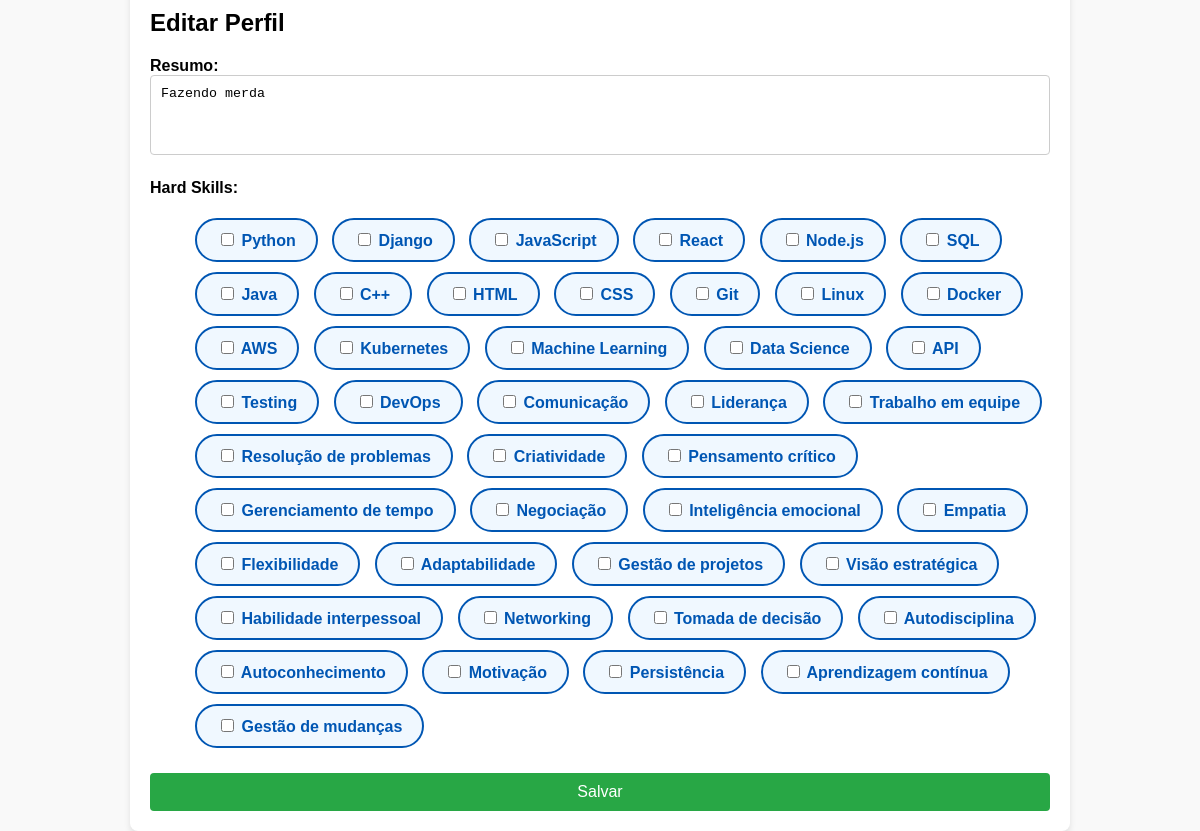
The page /profile/profile/edit/ (signed in) on the database as committed earlier.
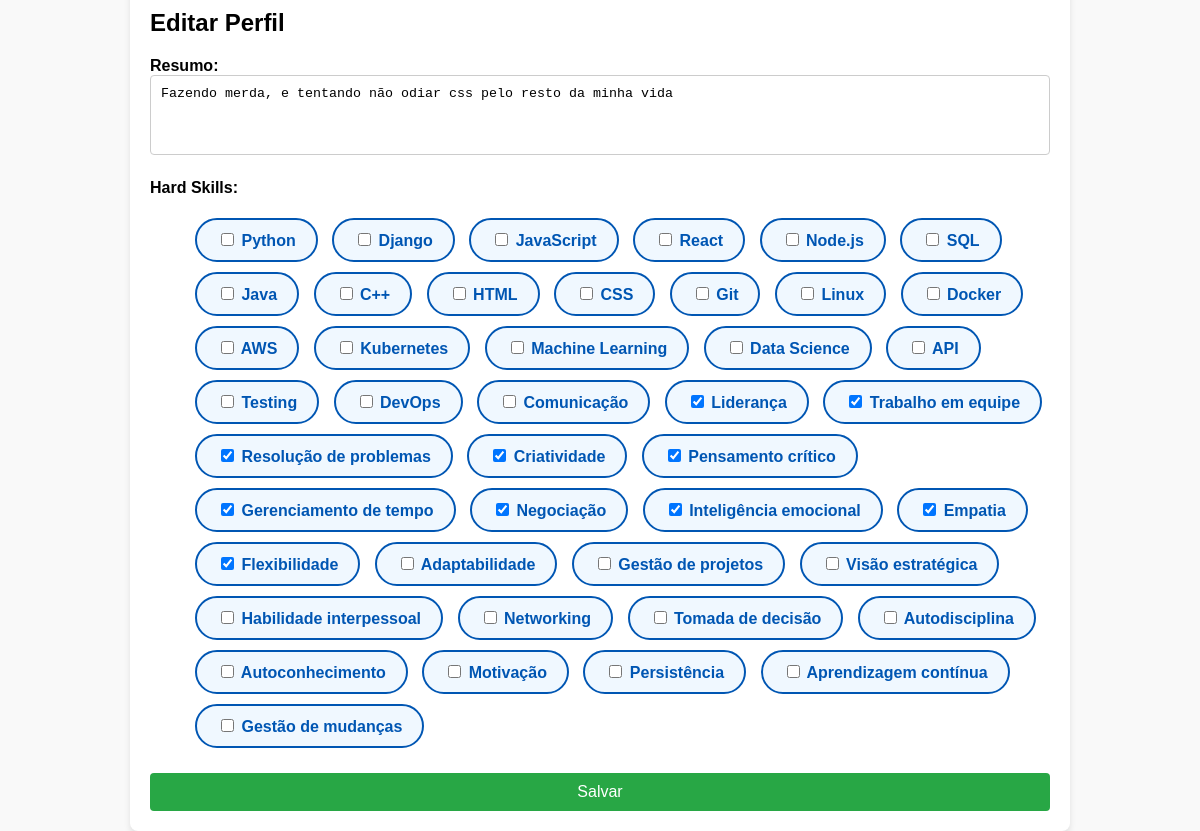
The same page on the database as committed later.
### feed/models.py (models this page shows, shortened)
class Profile(models.Model):
    ROLE_CHOICES = (
        ('student', 'Student'),
        ('teacher', 'Teacher'),
    )
    user = models.OneToOneField(User, on_delete=models.CASCADE)
    role = models.CharField(max_length=7, choices=ROLE_CHOICES, default='student')
    matricula = models.CharField(max_length=9, validators=[MinLengthValidator(9)], unique=False)
    summary = models.TextField(max_length=500, help_text="Descreva seus conhecimentos aqui")
    profile_image = models.ImageField(upload_to='profile_images/', blank=True, null=True)
    profile_background_image = models.ImageField(upload_to='profile_backgrounds/', null=True, blank=True)
    hard_skills = models.ManyToManyField(Skill, blank=True)

### user_account/views.py (the view)
# urls.py: path('profile/edit/', views.edit_profile, name='edit_profile'),
@login_required
def edit_profile(request):
    profile = Profile.objects.get(user=request.user)  # Obtém o perfil do usuário logado
    if request.method == 'POST':
        form = ProfileForm(request.POST, request.FILES, instance=profile)
        if form.is_valid():
            form.save()
            return redirect('profile')
    else:
        form = ProfileForm(instance=profile)
    return render(request, 'account/edit_profile.html', {'form': form})

### user_account/forms.py (shortened to what this page needs)
class ProfileForm(forms.ModelForm):
    hard_skills = forms.ModelMultipleChoiceField(
    queryset=Skill.objects.all(),
    widget=forms.CheckboxSelectMultiple(attrs={'class': 'checkbox-group'}),
    required=False
)
    summary = forms.CharField(
        widget=forms.Textarea(attrs={
            'maxlength': '170',
            'placeholder': 'Escreva um resumo...',
            'class': 'form-control'
        }),
        max_length=170,
        required=False
    )
    class Meta:
        model = Profile
        fields = ['summary', 'hard_skills']

### feed/models.py (called while the page is built)
    def __str__(self):
        return self.name

### user_account/templates/account/edit_profile.html (shortened to what this page needs)
<!DOCTYPE html>
<html lang="pt-br">
<head>
</head>
<body>
    <div class="form-container">
        <h2>Editar Perfil</h2>
        <form method="post" enctype="multipart/form-data">
            <div class="form-group">
                <label for="id_summary">Resumo:</label>
                {{ form.summary }}
            </div>
            <div class="form-group">
                <label for="id_hard_skills">Hard Skills:</label>
                <ul id="hard-skills">
                    {% for checkbox in form.hard_skills %}
                    <li>
                        {{ checkbox }}
                    </li>
                    {% endfor %}
                </ul>
            </div>
            <button type="submit" class="btn btn-success">Salvar</button>
        </form>
    </div>
</body>
</html>

### user_account/templates/account/edit_profile.html (style rules this page uses)
body { font-family: Arial, sans-serif; background-color: #f9f9f9; margin: 0; padding: 0; display: flex; justify-content: center; align-items: center; height: 100vh; }
.form-container { background: white; padding: 20px; border-radius: 8px; box-shadow: 0 4px 6px rgba(0, 0, 0, 0.1); width: 75%; }
.form-container h2 { margin-bottom: 20px; }
.form-group { margin-bottom: 20px; text-align: left; }
label { font-weight: bold; }
textarea { width: 100%; padding: 10px; border: 1px solid #ccc; border-radius: 4px; resize: none; height: 80px; box-sizing: border-box; }
button { width: 100%; background-color: #28a745; color: white; border: none; padding: 10px; font-size: 16px; border-radius: 4px; cursor: pointer; }
#hard-skills li { display: inline-block; margin: 5px; padding: 10px 20px; border: 2px solid #0056b3; border-radius: 25px; background-color: #f0f8ff; color: #0056b3; font-weight: bold; transition: all 0.3s ease; }

Rows that differ between the two databases and show on the page:
changed Profile: summary "Fazendo merda" → "Fazendo merda, e tentando não odiar css pelo resto da minha vida"
Other text that changed with them:
form field hard_skills: "☐" → "☑"
